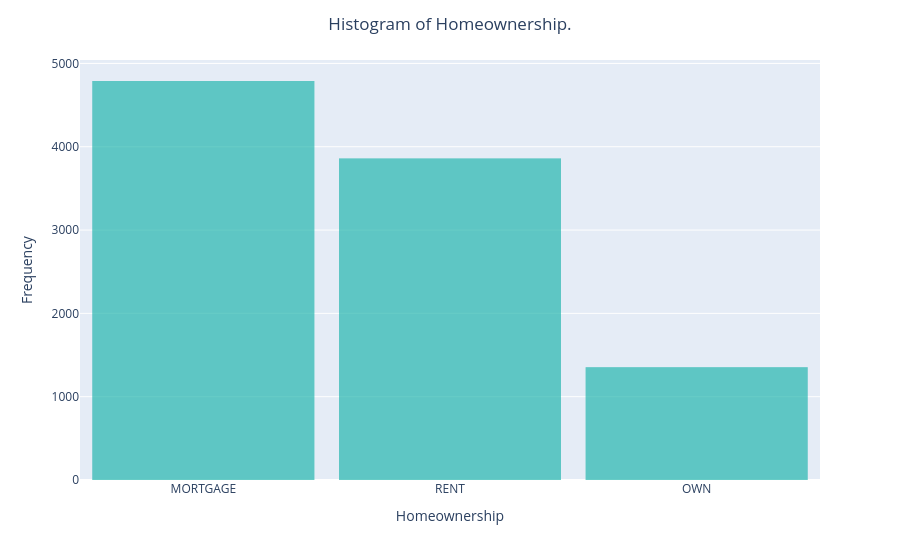

The code cell stored with this chart in its notebook:
### Markdown cell above
**Q7** Can you figure out how to add x labels, y labels, and a title to this graph?

### Code cell
fig = px.bar(DF,
            x='homeownership',
            color_discrete_sequence=['lightseagreen'])
fig.update_traces(dict(marker_line_width=0))
fig.update_layout(bargap=0.1,
                  title='Histogram of Homeownership.',
                  title_x=0.5,
                  xaxis_title="Homeownership",
                  yaxis_title="Frequency",)
 
fig.show()

### Figure 1 — Plotly figure (JSON) as saved in the notebook; plotly's stock layout.template omitted (floating-point values rounded to 4 significant figures; data arrays with more than 128 entries replaced by an {"elided": "..."} marker saying what was removed)
{"data": [{"hovertemplate": "homeownership=%{x}<br>count=%{y}<extra></extra>", "legendgroup": "", "marker": {"color": "lightseagreen", "line": {"width": 0}, "pattern": {"shape": ""}}, "name": "", "orientation": "v", "showlegend": false, "textposition": "auto", "type": "bar", "x": {"elided": "10000 str values"}, "xaxis": "x", "y": {"elided": "10000 int values"}, "yaxis": "y"}], "layout": {"bargap": 0.1, "barmode": "relative", "legend": {"tracegroupgap": 0}, "margin": {"t": 60}, "title": {"text": "Histogram of Homeownership.", "x": 0.5}, "xaxis": {"anchor": "y", "domain": [0, 1], "title": {"text": "Homeownership"}}, "yaxis": {"anchor": "x", "domain": [0, 1], "title": {"text": "Frequency"}}}}
